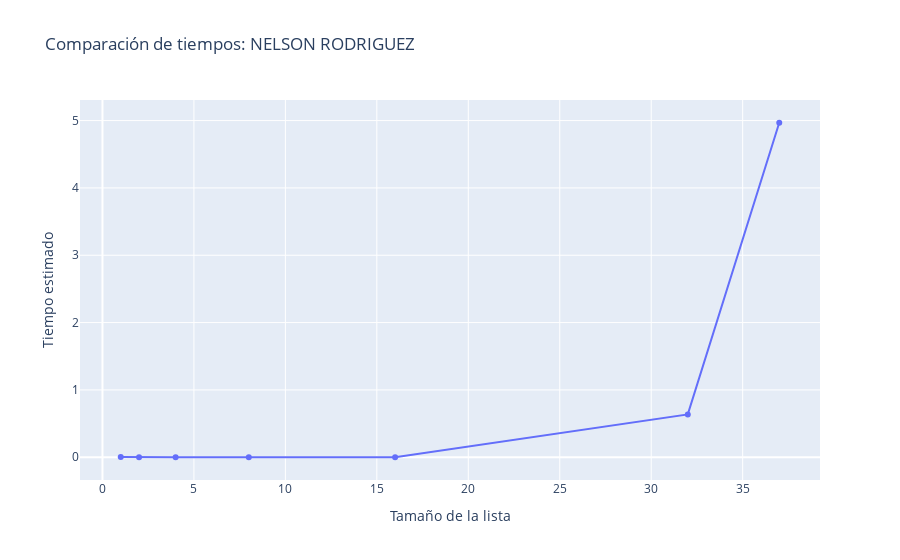

Write notebook code for a chart like this one.
### Code cell
fig = go.Figure()
fig.add_trace(go.Scatter(x=sizes2, y=vector_time, mode='lines+markers', name='time (O(n))'))
fig.update_layout(title='Comparación de tiempos: NELSON RODRIGUEZ',
                  xaxis_title='Tamaño de la lista  ',
                  yaxis_title='Tiempo estimado',
                  legend=dict(x=0.01, y=0.99))

### Figure 1 — Plotly figure (JSON) as saved in the notebook; plotly's stock layout.template omitted (floating-point values rounded to 4 significant figures)
{"data": [{"mode": "lines+markers", "name": "time (O(n))", "type": "scatter", "x": [1, 2, 4, 8, 16, 32, 37], "y": [0.00219, 4.1e-06, 2.9e-06, 1.77e-05, 0.0003703, 0.6365, 4.968, 4.968, 4.968, 4.968, 4.968, 4.968, 4.968, 4.968, 4.968, 4.968, 4.968, 4.968, 4.968, 4.968, 4.968, 4.968, 4.968, 4.968, 4.968, 4.968, 4.968, 4.968, 4.968, 4.968, 4.968, 4.968, 4.968, 4.968, 4.968]}], "layout": {"legend": {"x": 0.01, "y": 0.99}, "title": {"text": "Comparación de tiempos: NELSON RODRIGUEZ"}, "xaxis": {"title": {"text": "Tamaño de la lista  "}}, "yaxis": {"title": {"text": "Tiempo estimado"}}}}
